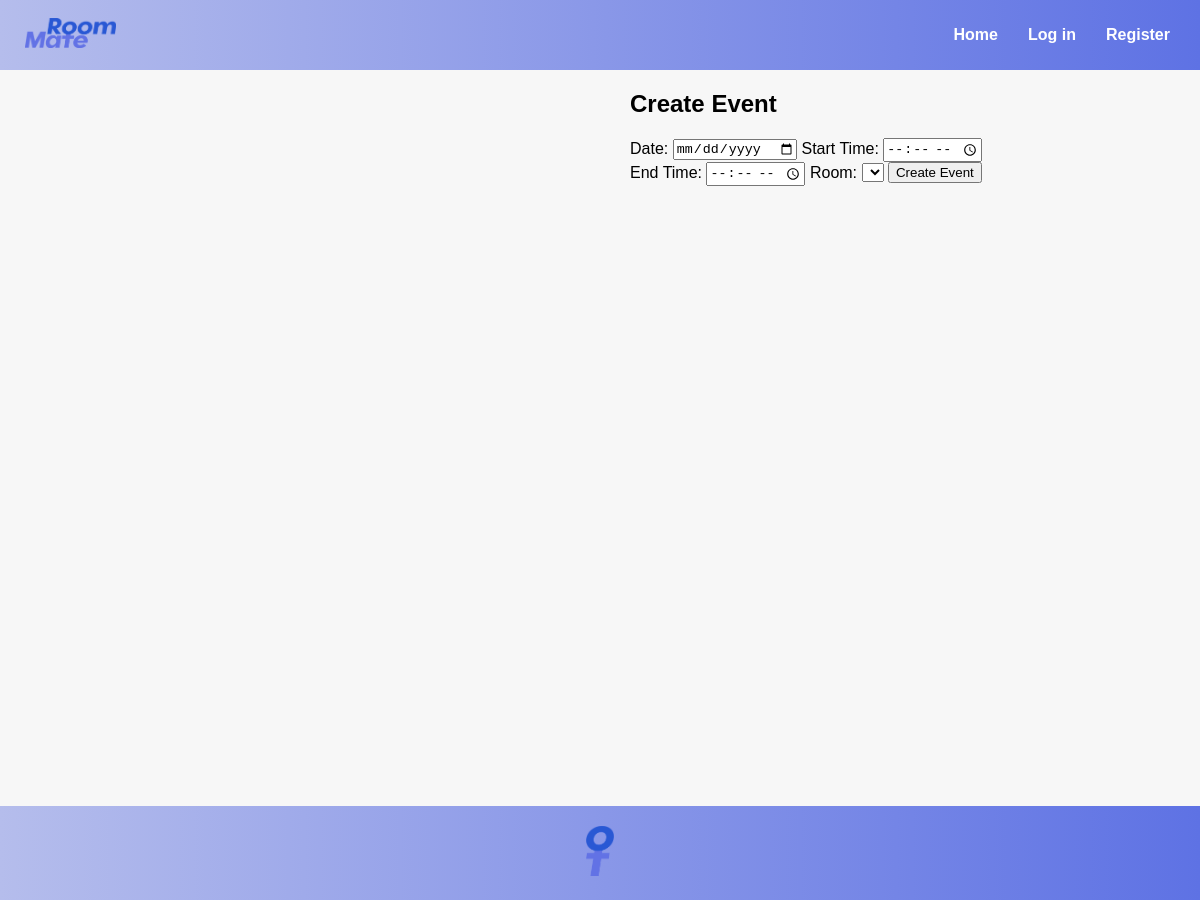
Before: /roommanager/room_booking/ with the older database file.
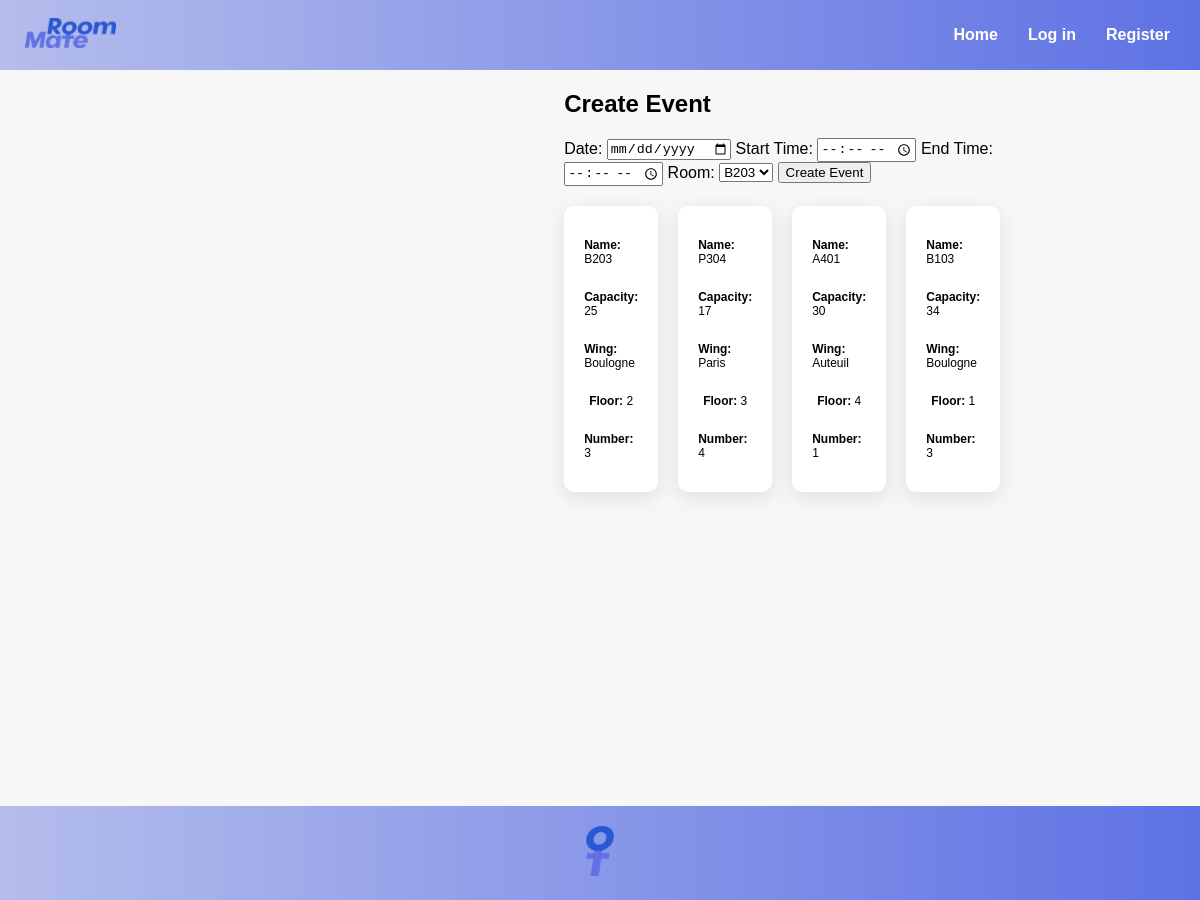
After: the same page with the newer database file.
### RoomManager/models.py (models this page shows, shortened)
class Room(models.Model):
    WINGS = [
        ('P', 'Paris'),
        ('B', 'Boulogne'),
        ('A', 'Auteuil'),
    ]
    name = models.CharField(max_length=50)
    capacity = models.IntegerField(max_length=2)
    wing = models.CharField(max_length=1, choices=WINGS)
    floor = models.IntegerField(max_length=1)
    number = models.IntegerField(max_length=2)

### RoomManager/views.py (the view)
# urls.py: path('room_booking/', views.room_booking, name='room_booking'),
def room_booking(request):
    rooms = Room.objects.all()
    context = {
        'rooms': rooms,
    }
    return render(request, 'RoomManager/room_booking.html', context)

### RoomManager/templates/RoomManager/room_booking.html (shortened to what this page needs)
{% extends 'RoomManager/base.html' %}
{% block content %}
    <div class="content">
        <div class="calendar-container">
            <div id="calendar"></div>
        </div>
        <div class="right-container">
            <div class="form-card">
                <h2>Create Event</h2>
                <form id="create-event-form" method="post" action="{% url 'create_event' %}">
                    <label for="id_date">Date:</label>
                    <input type="date" id="id_date" name="date" value="{{ form.date.value|default_if_none:'' }}">
                    <label for="id_start_time">Start Time:</label>
                    <input type="time" id="id_start_time" name="start_time" value="{{ form.start_time.value|default_if_none:'' }}">
                    <label for="id_end_time">End Time:</label>
                    <input type="time" id="id_end_time" name="end_time" value="{{ form.end_time.value|default_if_none:'' }}">
                    <label for="id_room">Room:</label>
                    <select id="id_room" name="room">
                        {% for room in rooms %}
                            <option value="{{ room.pk }}">{{ room.name }}</option>
                        {% endfor %}
                    </select>
                    <button type="submit">Create Event</button>
                </form>
            </div>
            <div class="room-grid">
                {% for room in rooms %}
                    <div class="room-card">
                        <p><strong>Name: </strong>{{ room.name }}</p>
                        <p><strong>Capacity: </strong>{{ room.capacity }}</p>
                        <p><strong>Wing: </strong>{{ room.get_wing_display }}</p>
                        <p><strong>Floor: </strong>{{ room.floor }}</p>
                        <p><strong>Number: </strong>{{ room.number }}</p>
                    </div>
                {% endfor %}
            </div>
        </div>
    </div>
    <link rel="stylesheet" href="https://cdnjs.cloudflare.com/ajax/libs/fullcalendar/3.10.2/fullcalendar.min.css" />
{% endblock %}

### RoomManager/templates/RoomManager/base.html (shortened to what this page needs)
{% load static %}
<!DOCTYPE html>
<html lang="en">
<head>
    <link href="{% static 'RoomManager/base.css' %}" rel="stylesheet">
</head>
<body>
    <nav>
        <a href="{% url 'home' %}"><img src="../../static/RoomManager/RoomMate_textlogo.png"></a>
        <ul>
            <li><a href="{% url 'home' %}">Home</a></li>
            {% if user.is_authenticated %}
            <li><a href="{% url 'room_booking' %}">Booking</a></li>
            <li><a href="{% url 'settings' %}">Settings</a></li>
            <li><a href="{% url 'profile' %}">{{ user.get_username }}</a></li>
            {% else %}
            <li><a href="{% url 'login' %}">Log in</a></li>
            <li><a href="{% url 'register' %}">Register</a></li>
            {% endif %}
        </ul>
    </nav>
    <div class="content">
        {% block content %}
        {% endblock %}
    </div>
    <footer>
        <a href="{% url 'home' %}"><img src="../../static/RoomManager/RoomMate_minilogo.png"></a>
    </footer>
</body>
</html>

### RoomManager/static/RoomManager/base.css (style rules this page uses)
body { background-color: #f7f7f7; font-family: "Montserrat", sans-serif; margin: 0; }
a { text-decoration: none; transition: color 0.3s ease; }
nav { background: linear-gradient(to right, #b5bdec, #5e72e4); display: flex; justify-content: center; align-items: center; padding: 15px; height: 5vh; }
nav img { height: 30px; margin-left: 10px; }
nav ul { display: flex; list-style: none; margin: 0; padding: 0; margin-left: auto; }
nav li { font-size: 16px; margin: 5px 15px; }
nav a { color: #fff; text-decoration: none; font-weight: 600; }
footer { padding: 20px; display: flex; flex-direction: column; justify-content: center; align-items: center; background: linear-gradient(to right, #b5bdec, #5e72e4); color: #fff; }
footer img { height: 50px; }

### RoomManager/templates/RoomManager/room_booking.html (style rules this page uses)
.content { display: flex; justify-content: center; align-items: flex-start; height: 92vh; }
.calendar-container { flex: 1; margin: 20px; }
.right-container { flex: 1; margin-left: 20px; }
.room-card { display: flex; font-size: 12px; align-items: center; flex-direction: column; background-color: #fff; border-radius: 10px; box-shadow: 0px 5px 20px rgba(0, 0, 0, 0.1); padding: 20px; margin-top: 20px; }
.room-grid { display: grid; grid-template-columns: repeat(4, 1fr); gap: 20px; }
#calendar { height: 500px; }

Changed rows visible on the page:
added Room: name "B203", capacity "25", wing "Boulogne", floor "2", number "3"
added Room: name "P304", capacity "17", wing "Paris", floor "3", number "4"
added Room: name "A401", capacity "30", wing "Auteuil", floor "4", number "1"
added Room: name "B103", capacity "34", wing "Boulogne", floor "1", number "3"
Other visible differences:
form field room: (not shown) → "B203"
